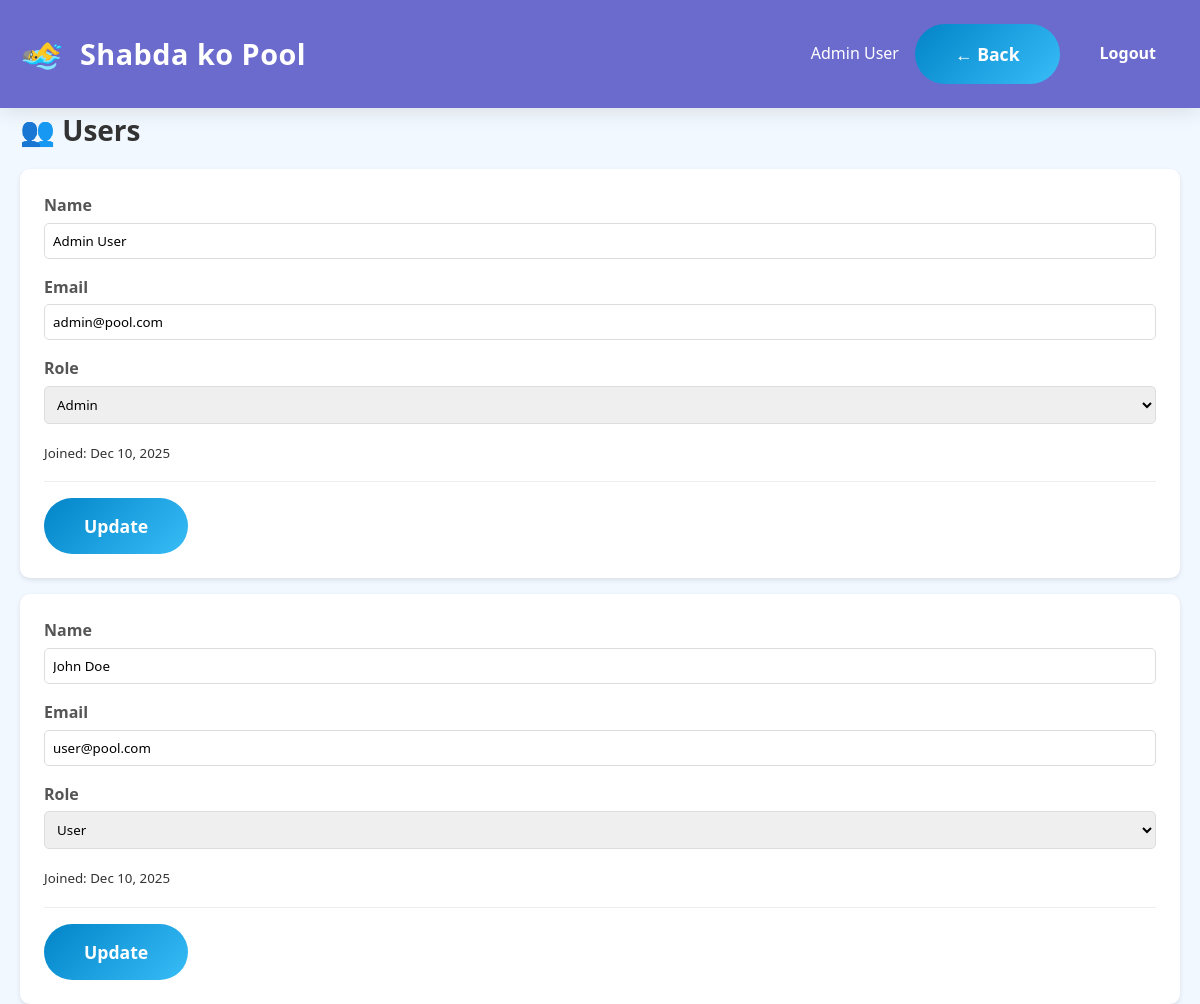
/admin_users.php (signed in), run on the app's committed database.
### tables this page shows
CREATE TABLE users (
    id INT PRIMARY KEY AUTO_INCREMENT,
    name VARCHAR(100) NOT NULL,
    email VARCHAR(100) UNIQUE NOT NULL,
    password VARCHAR(255) NOT NULL,
    role ENUM('user', 'admin') DEFAULT 'user',
    created_at TIMESTAMP DEFAULT CURRENT_TIMESTAMP
);

### admin_users.php (the view, shortened to what this page needs)
<?php
require_once 'config.php';
$users = $conn->query("SELECT * FROM users ORDER BY created_at DESC");
?>
<!DOCTYPE html>
<html lang="en">
<head>
    <link rel="stylesheet" href="style.css">
</head>
<body>
    <header class="header">
        <div class="container">
            <div class="header-content">
                <div class="logo-section">
                    <span class="logo">🏊‍♂</span>
                    <h1>Shabda ko Pool</h1>
                </div>
                <div class="user-section">
                    <span><?php echo htmlspecialchars($_SESSION['user_name']); ?></span>
                    <a href="admin.php" class="btn btn-primary">← Back</a>
                    <a href="logout.php" class="btn btn-logout">Logout</a>
                </div>
            </div>
        </div>
    </header>
    <main class="container">
        <h2>👥 Users</h2>
        <?php if ($users->num_rows === 0): ?>
            <div class="empty">No users found</div>
        <?php else: ?>
            <div class="grid">
                <?php while ($user = $users->fetch_assoc()): ?>
                    <div class="card">
                        <form method="POST" class="edit-form">
                            <div class="form-group">
                                <label>Name</label>
                                <input type="text" name="name" value="<?php echo htmlspecialchars($user['name']); ?>" required>
                            </div>
                            <div class="form-group">
                                <label>Email</label>
                                <input type="email" name="email" value="<?php echo htmlspecialchars($user['email']); ?>" required>
                            </div>
                            <div class="form-group">
                                <label>Role</label>
                                <select name="role">
                                    <option value="user" <?php echo $user['role'] === 'user' ? 'selected' : ''; ?>>User</option>
                                    <option value="admin" <?php echo $user['role'] === 'admin' ? 'selected' : ''; ?>>Admin</option>
                                </select>
                            </div>
                            <div class="form-group">
                                <small>Joined: <?php echo date('M j, Y', strtotime($user['created_at'])); ?></small>
                            </div>
                            <div class="actions">
                                <button type="submit" name="action" value="update" class="btn btn-primary">Update</button>
                            </div>
                        </form>
                    </div>
                <?php endwhile; ?>
            </div>
        <?php endif; ?>
    </main>
</body>
</html>

### style.css (style rules this page uses)
* { margin: 0; padding: 0; box-sizing: border-box; font-family: "Poppins", "Segoe UI", sans-serif; }
body { background: #f2f8ff; color: #333; line-height: 1.6; }
.container { max-width: 1200px; margin: 0 auto; padding: 0 20px; }
.header { background: #6B6ACD; color: #fff; padding: 1.5rem 0; box-shadow: 0 4px 20px rgba(0, 0, 0, 0.1); }
.header-content { display: flex; justify-content: space-between; align-items: center; }
.logo-section { display: flex; align-items: center; gap: 1rem; }
.logo { font-size: 2.2rem; }
.header h1 { font-size: 1.8rem; font-weight: 700; letter-spacing: 0.5px; }
.user-section { display: flex; align-items: center; gap: 1rem; }
h2 { margin-bottom: 1rem; color: #0284c7; }
a.btn.btn-logout { color: white; }
.form-group { margin-bottom: 1rem; }
label { display: block; margin-bottom: 0.4rem; font-weight: 600; color: #0c4a6e; }
input[type="text"], input[type="email"], input[type="password"], input[type="date"] { width: 100%; padding: 0.75rem; border-radius: 8px; border: 1px solid #cbd5e1; outline: none; transition: 0.3s; }
.btn { padding: 0.75rem 1.5rem; border: none; border-radius: 8px; cursor: pointer; font-weight: 600; transition: all 0.3s; text-decoration: none; display: inline-block; }
.btn-primary { background: linear-gradient(135deg, #0284c7, #38bdf8); color: rgb(255, 255, 255); }
h2 { margin-top: 0; margin-bottom: 16px; font-size: 28px; color: var(--primary); }
.btn-primary { padding: 1rem 2.5rem; background:linear-gradient(135deg, #0284c7, #38bdf8); color:white; border: none; border-radius: 50px; font-size: 1.1rem; font-weight: 600; cursor: pointer; transition: all 0.3s; text-decoration: none; display: inline-block; }

### admin_users.php (style rules this page uses)
.grid { display: grid; gap: 1rem; }
.card { background: white; padding: 1.5rem; border-radius: 10px; box-shadow: 0 2px 5px rgba(0,0,0,0.1); }
.form-group { margin-bottom: 1rem; }
.form-group label { display: block; margin-bottom: 0.25rem; color: #555; }
.form-group input, .form-group select { width: 100%; padding: 0.5rem; border: 1px solid #ddd; border-radius: 5px; }
.actions { display: flex; gap: 0.5rem; margin-top: 1rem; padding-top: 1rem; border-top: 1px solid #eee; }

### data on the page
users: name "Admin User", email "admin@pool.com", role "Admin", created_at "Dec 10, 2025"
users: name "John Doe", email "user@pool.com", role "User", created_at "Dec 10, 2025"

### other printed values
$_SESSION['user_name'] "Admin User"
